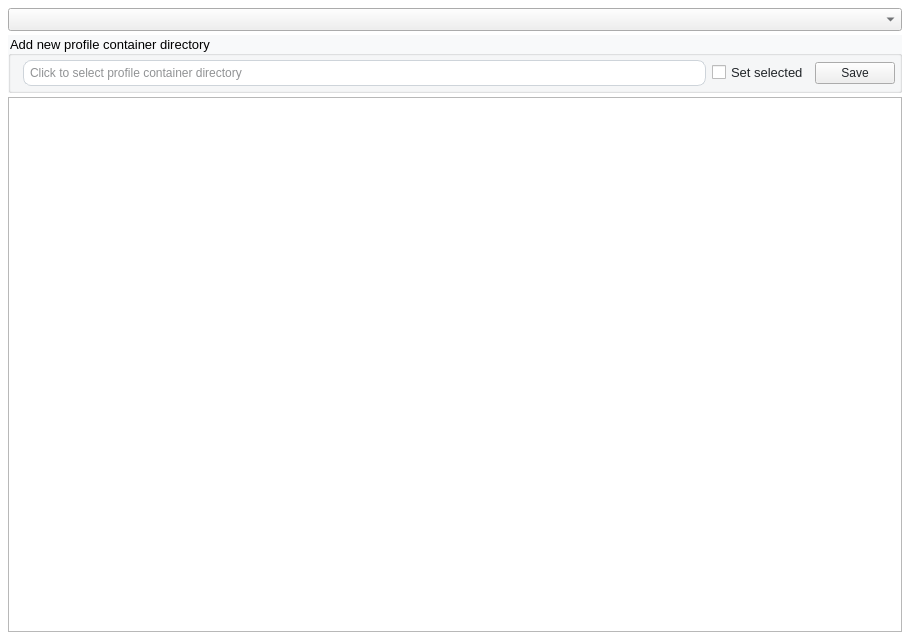
<?xml version="1.0" encoding="UTF-8"?>
<ui version="4.0">
 <class>PageSettings</class>
 <widget class="QWidget" name="PageSettings">
  <property name="geometry">
   <rect>
    <x>0</x>
    <y>0</y>
    <width>910</width>
    <height>640</height>
   </rect>
  </property>
  <property name="windowTitle">
   <string>Form</string>
  </property>
  <property name="styleSheet">
   <string notr="true">#PageSettings{
  font-family: &quot;Courier New&quot;;
font-size: 13px;
  background-color: #FFFFFF;
}
QGroupBox {
  font-family: &quot;Courier New&quot;;
  font-size: 13px;
  background-color: rgba(248, 249, 250, 1);
}
QLineEdit {
  padding: 4px 0;
  border: 1px solid #ced4da;
  border-radius: 8px;
  margin-left: 8px;
  padding-left: 4px;
  background-color: #FFFFFF;
  color:#212529;
}
QPlainTextEdit {
	background-color: #FFFFFF;
  color:#212529;
}
QLabel {
  font-family: &quot;Courier New&quot;;
  font-size: 13px;
  color: rgb(90, 93, 97);
}
QRadioButton {
  font-family: &quot;Courier New&quot;;
  font-size: 13px;
  color: #212529;
}
QComboBox {
  font-family: &quot;Courier New&quot;;
  font-size: 13px;
  color: #212529;
}
QCheckBox{
  font-family: &quot;Courier New&quot;;
  font-size: 13px;
  color: #212529;
}
QPushButton {
  color: #212529;
}

</string>
  </property>
  <layout class="QHBoxLayout" name="horizontalLayout">
   <property name="leftMargin">
    <number>8</number>
   </property>
   <property name="topMargin">
    <number>8</number>
   </property>
   <property name="rightMargin">
    <number>8</number>
   </property>
   <property name="bottomMargin">
    <number>8</number>
   </property>
   <item>
    <layout class="QVBoxLayout" name="PageSettings_layout">
     <property name="spacing">
      <number>4</number>
     </property>
     <property name="topMargin">
      <number>0</number>
     </property>
     <property name="bottomMargin">
      <number>0</number>
     </property>
     <item>
      <widget class="QComboBox" name="setting_option"/>
     </item>
     <item>
      <widget class="QGroupBox" name="setting_input">
       <property name="title">
        <string>Add new profile container directory</string>
       </property>
       <layout class="QHBoxLayout" name="horizontalLayout_12">
        <property name="leftMargin">
         <number>4</number>
        </property>
        <property name="topMargin">
         <number>4</number>
        </property>
        <property name="rightMargin">
         <number>4</number>
        </property>
        <property name="bottomMargin">
         <number>4</number>
        </property>
        <item>
         <layout class="QHBoxLayout" name="setting_input_layout">
          <item>
           <widget class="QLineEdit" name="setting_value">
            <property name="placeholderText">
             <string>Click to select profile container directory</string>
            </property>
           </widget>
          </item>
          <item>
           <widget class="QCheckBox" name="setting_is_selected">
            <property name="text">
             <string>Set selected</string>
            </property>
           </widget>
          </item>
          <item>
           <widget class="QPushButton" name="setting_save_btn">
            <property name="text">
             <string>Save</string>
            </property>
           </widget>
          </item>
         </layout>
        </item>
       </layout>
      </widget>
     </item>
     <item>
      <widget class="QTableView" name="setting_table"/>
     </item>
    </layout>
   </item>
  </layout>
 </widget>
 <resources/>
 <connections/>
</ui>
